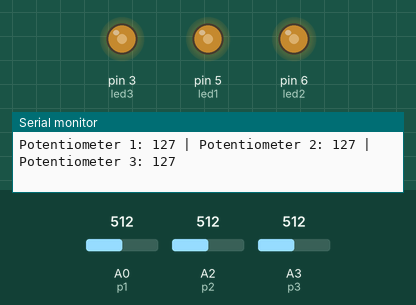
A sketch run on a simulated Arduino Uno, built with avr-gcc and run on an emulated ATmega328P. On the bench: output pins drawn as LEDs (lit = HIGH), the last lines printed to the serial monitor. Inputs (shaded band) come from the test bench; at power-on: A0 (p1) = 512, A3 (p3) = 512, A2 (p2) = 512.

Above: at 1.2 s.
1.3 s: A0 (p1) set to 414
At 1.9 s:
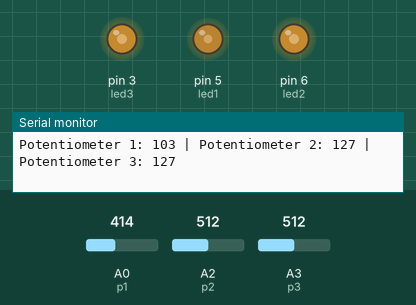
4.3 s: A0 (p1) set to 389
At 5.5 s:
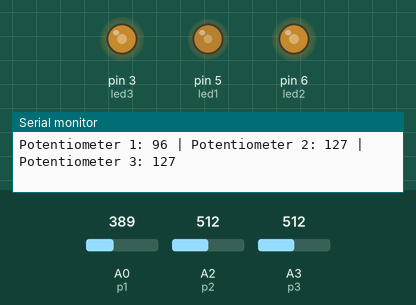
5.8 s: A3 (p3) set to 410
At 6.9 s:
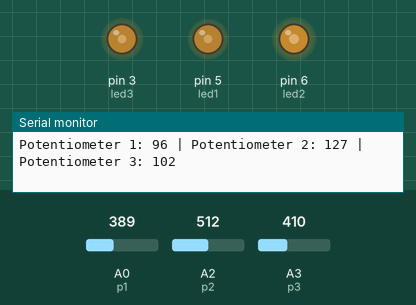
8.8 s: A3 (p3) set to 394
At 9.5 s:
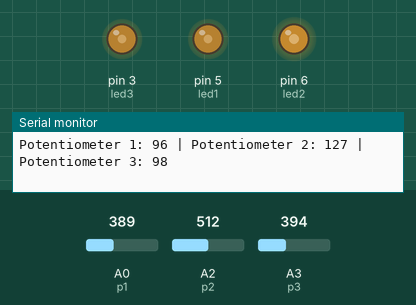
10.3 s: A2 (p2) set to 716
At 11.5 s:
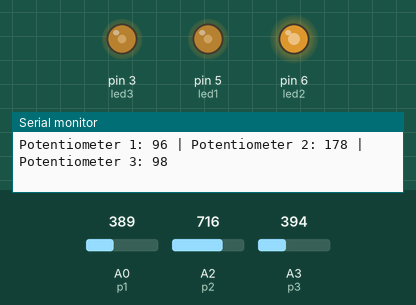
11.8 s: A2 (p2) set to 420
At 12.2 s:
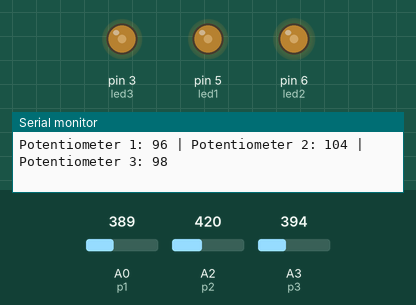
14.8 s: A2 (p2) set to 384
Timing chart, 0 to 17.8 s (numbered marks = the images above; inputs shaded):
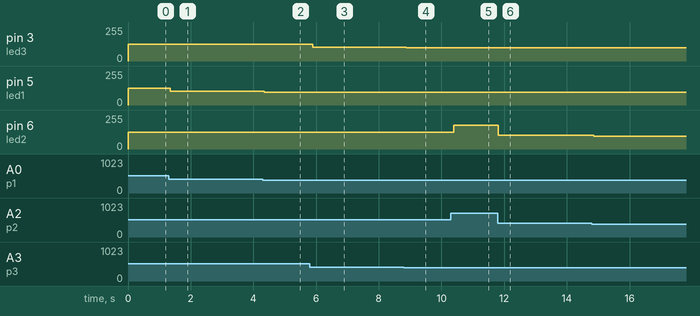

Measured:
- after the input at 1.3 s, pin 5 (led1): 127/255 → 103/255 after 0.05 s
- after the input at 4.3 s, pin 5 (led1): 103/255 → 96/255 after 0.05 s
- after the input at 5.8 s, pin 3 (led3): 127/255 → 102/255 after 0.09 s
- after the input at 8.8 s, pin 3 (led3): 102/255 → 98/255 after 0.07 s
- after the input at 10.3 s, pin 6 (led2): 127/255 → 178/255 after 0.09 s
- after the input at 11.8 s, pin 6 (led2): 178/255 → 104/255 at once
- after the input at 14.8 s, pin 6 (led2): 104/255 → 95/255 after 0.06 s

The sketch:

9prac.ino
```cpp
#define led1 5
#define led2 6
#define led3 3

#define p1 A0
#define p2 A2
#define p3 A3

void setup()
{
  pinMode(led1, OUTPUT);
  pinMode(led2, OUTPUT);
  pinMode(led3, OUTPUT);

  pinMode(p1, INPUT);
  pinMode(p2, INPUT);
  pinMode(p3, INPUT);

  Serial.begin(9600);
}

void loop()
{
  int val1 = analogRead(p1);
  int val2 = analogRead(p2);
  int val3 = analogRead(p3);

  val1 = map(val1, 0, 1023, 0, 255);
  val2 = map(val2, 0, 1023, 0, 255);
  val3 = map(val3, 0, 1023, 0, 255);

  analogWrite(led1, val1);
  analogWrite(led2, val2);
  analogWrite(led3, val3);

  Serial.print("Potentiometer 1: ");
  Serial.print(val1);
  Serial.print(" | Potentiometer 2: ");
  Serial.print(val2);
  Serial.print(" | Potentiometer 3: ");
  Serial.println(val3);

  delay(100);
}
```
